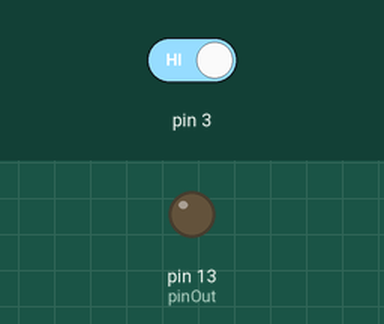
This sketch was run on a simulated Arduino Uno, built with avr-gcc and run on an emulated ATmega328P. Shown: output pins drawn as LEDs (lit = HIGH). The test bench sets the inputs (shaded band); at power-on: pin 3 HIGH.

Above: at 1.2 s.
1.3 s: pin 3 driven LOW
At 1.6 s:
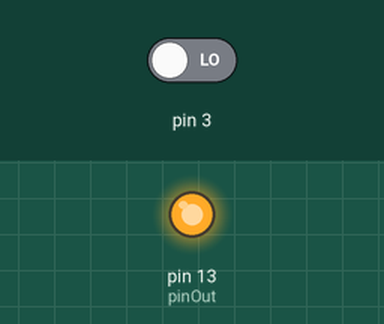
2.8 s: pin 3 driven HIGH
At 4.0 s:
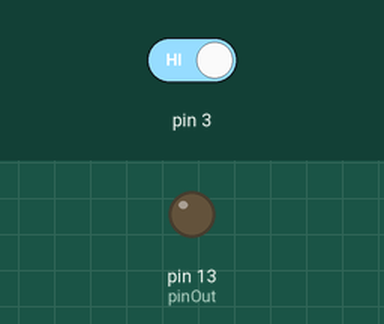
Timing chart, 0 to 5.8 s (numbered marks = the images above; inputs shaded):
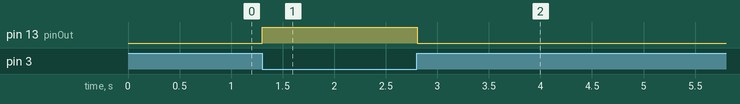

The sketch:

Infrared.Ino
```cpp
int pinOut = 13;
int pinIn = 2;

void setup()
{
  pinMode(pinOut,OUTPUT);
  pinMode(pinIn,INPUT);
  Serial.begin(9600);
}
void loop()
{
  if (digitalRead(3)== LOW)
  {
    digitalWrite(13,HIGH);

    delay(10);
  }
  else
  {

    digitalWrite(13,LOW);
    delay(10);

  }

}
```

Measured:
- after the input at 1.3 s, pin 13 (pinOut): LOW → HIGH at once
- after the input at 2.8 s, pin 13 (pinOut): HIGH → LOW at once
